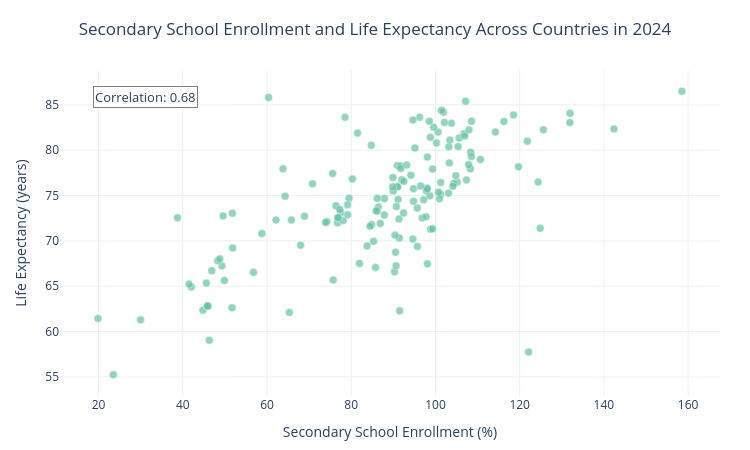

The cell this chart's notebook holds for it:
### Markdown cell above
### Q5. Do countries with higher secondary school enrollment also have higher life expectancy?

### Code cell
q5_cols = ["secondary_school_enrollment", "life_expectancy"]

year_counts = world_clean.groupby("year")[q5_cols].count()

valid_years = year_counts[
    (year_counts[q5_cols] > 50).all(axis=1)
].index

q5_year = valid_years.max()

q5_data = world_clean[
    world_clean["year"] == q5_year
].dropna(subset=q5_cols).copy()

q5_corr = q5_data["secondary_school_enrollment"].corr(q5_data["life_expectancy"])

fig = px.scatter(
    q5_data,
    x="secondary_school_enrollment",
    y="life_expectancy",
    hover_name="country",
    title=f"Secondary School Enrollment and Life Expectancy Across Countries in {q5_year}",
    labels={
        "secondary_school_enrollment": "Secondary School Enrollment (%)",
        "life_expectancy": "Life Expectancy (years)"
    },
    color_discrete_sequence=px.colors.qualitative.Set2
)

fig.update_traces(
    marker=dict(
        size=8,
        opacity=0.7,
        line=dict(width=0.5, color="white")
    )
)

fig.update_layout(
    template="plotly_white",
    width=750,
    height=450,
    title_x=0.5,
    margin=dict(l=60, r=30, t=70, b=50),
    plot_bgcolor="white",
    paper_bgcolor="white"
)

fig.add_annotation(
    x=0.05,
    y=0.95,
    xref="paper",
    yref="paper",
    text=f"Correlation: {q5_corr:.2f}",
    showarrow=False,
    font=dict(size=13),
    bgcolor="white",
    bordercolor="gray",
    borderwidth=1
)

fig.show()

### Figure 1 — Plotly figure (JSON) as saved in the notebook; plotly's stock layout.template omitted (floating-point values rounded to 4 significant figures; data arrays with more than 128 entries replaced by an {"elided": "..."} marker saying what was removed)
{"data": [{"hovertemplate": "<b>%{hovertext}</b><br><br>Secondary School Enrollment (%)=%{x}<br>Life Expectancy (years)=%{y}<extra></extra>", "hovertext": {"elided": "153 str values"}, "legendgroup": "", "marker": {"color": "rgb(102,194,165)", "line": {"color": "white", "width": 0.5}, "opacity": 0.7, "size": 8, "symbol": "circle"}, "mode": "markers", "name": "", "orientation": "v", "showlegend": false, "type": "scatter", "x": {"elided": "153 float values"}, "xaxis": "x", "y": {"elided": "153 float values"}, "yaxis": "y"}], "layout": {"annotations": [{"bgcolor": "white", "bordercolor": "gray", "borderwidth": 1, "font": {"size": 13}, "showarrow": false, "text": "Correlation: 0.68", "x": 0.05, "xref": "paper", "y": 0.95, "yref": "paper"}], "height": 450, "legend": {"tracegroupgap": 0}, "margin": {"b": 50, "l": 60, "r": 30, "t": 70}, "paper_bgcolor": "white", "plot_bgcolor": "white", "title": {"text": "Secondary School Enrollment and Life Expectancy Across Countries in 2024", "x": 0.5}, "width": 750, "xaxis": {"anchor": "y", "domain": [0, 1], "title": {"text": "Secondary School Enrollment (%)"}}, "yaxis": {"anchor": "x", "domain": [0, 1], "title": {"text": "Life Expectancy (years)"}}}}
